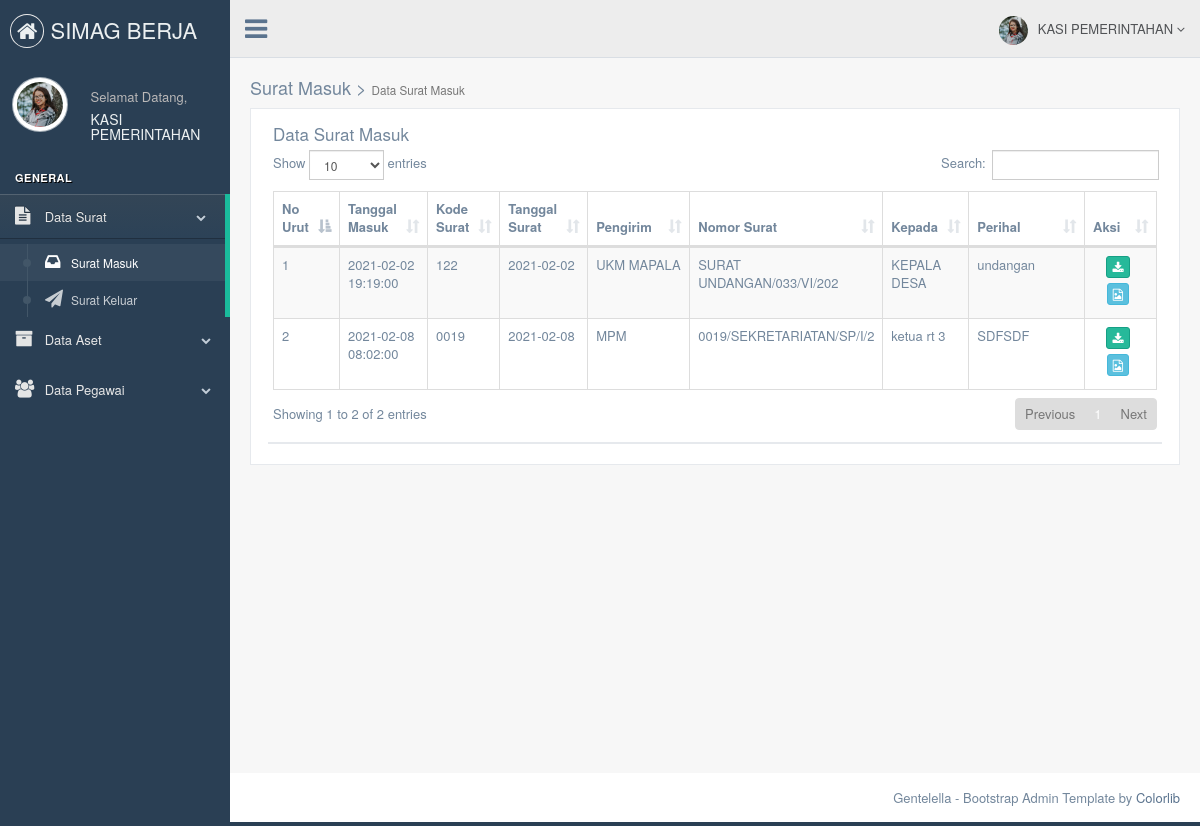
The page /bagian/datasuratmasuk.php (signed in) on the database its author committed.
### tables this page shows
CREATE TABLE `tb_bagian` (
  `id_bagian` int(11) NOT NULL,
  `nama_bagian` varchar(120) NOT NULL,
  `username_admin_bagian` varchar(50) NOT NULL,
  `password_bagian` varchar(50) NOT NULL,
  `nama_lengkap` varchar(70) NOT NULL,
  `tanggal_lahir_bagian` date NOT NULL,
  `alamat` text NOT NULL,
  `nik_bagian` varchar(16) NOT NULL,
  `gambar` varchar(255) NOT NULL
);

CREATE TABLE `tb_suratmasuk` (
  `id_suratmasuk` int(11) NOT NULL,
  `tanggalmasuk_suratmasuk` datetime NOT NULL DEFAULT current_timestamp(),
  `kode_suratmasuk` varchar(10) NOT NULL,
  `nomorurut_suratmasuk` varchar(7) NOT NULL,
  `nomor_suratmasuk` varchar(25) NOT NULL,
  `tanggalsurat_suratmasuk` date NOT NULL,
  `pengirim` varchar(255) NOT NULL,
  `kepada_suratmasuk` varchar(255) NOT NULL,
  `perihal_suratmasuk` text NOT NULL,
  `file_suratmasuk` varchar(255) NOT NULL,
  `operator` varchar(50) NOT NULL,
  `tanggal_entry` datetime NOT NULL DEFAULT current_timestamp(),
  `disposisi1` varchar(50) NOT NULL,
  `tanggal_disposisi1` datetime NOT NULL DEFAULT current_timestamp()
);

### bagian/datasuratmasuk.php (the view, shortened to what this page needs)
<!DOCTYPE html>
<html lang="en">
  <head>
    <link href="../assets/vendors/bootstrap/dist/css/bootstrap.min.css" rel="stylesheet">
    <link href="../assets/vendors/font-awesome/css/font-awesome.min.css" rel="stylesheet">
    <link href="../assets/vendors/nprogress/nprogress.css" rel="stylesheet">
    <link href="../assets/vendors/iCheck/skins/flat/green.css" rel="stylesheet">
    <link href="../assets/vendors/datatables.net-bs/css/dataTables.bootstrap.min.css" rel="stylesheet">
    <link href="../assets/vendors/datatables.net-buttons-bs/css/buttons.bootstrap.min.css" rel="stylesheet">
    <link href="../assets/vendors/datatables.net-fixedheader-bs/css/fixedHeader.bootstrap.min.css" rel="stylesheet">
    <link href="../assets/vendors/datatables.net-responsive-bs/css/responsive.bootstrap.min.css" rel="stylesheet">
    <link href="../assets/vendors/datatables.net-scroller-bs/css/scroller.bootstrap.min.css" rel="stylesheet">
    <link href="../assets/build/css/custom.min.css" rel="stylesheet">
  </head>
  <body class="nav-md">
    <div class="container body">
      <div class="main_container">
        <?php
        include("sidebarmenu.php");
        ?>
        <?php
        include("header.php");
        ?>
        <div class="right_col" role="main">
          <div class="">
            <div class="page-title">
              <div class="title_right">
                <h2>Surat Masuk > <small>Data Surat Masuk</small></h2>
              </div>
            </div>
            <div class="clearfix"></div>
            <div class="row">
              <div class="col-md-12 col-sm-12 col-xs-12">
                <div class="x_panel">
                  <div class="x_title">
                    <h2>Data Surat Masuk</h2>
                              <?php
                              include '../koneksi/koneksi.php';
                              $sql1		= "SELECT * FROM tb_suratmasuk order by	id_suratmasuk asc";
                              $query1  	= mysqli_query($db, $sql1);
                              $total		= mysqli_num_rows($query1);
                              if ($total == 0) {
                                echo"<center><h2>Belum Ada Data Surat Masuk</h2></center>";
                              }
                              else{?>
                    <table id="datatable" class="table table-striped table-bordered">
                      <thead>
                        <tr>
                          <th width="3%">No Urut</th>
                          <th width="10%">Tanggal Masuk</th>
                          <th width="3%">Kode Surat</th>
                          <th width="10%">Tanggal Surat</th>
                          <th width="14%">Pengirim</th>
                          <th width="15%">Nomor Surat</th>
                          <th width="10%">Kepada</th>
                          <th width="25%">Perihal</th>
                          <th width="15%">Aksi</th>
                        </tr>
                      </thead>
                      <tbody>
                            <?php
                            while($data = mysqli_fetch_array($query1)){
                              echo'<tr>
                              <td>	'. $data['nomorurut_suratmasuk'].'  	</td>
                              <td>	'. $data['tanggalmasuk_suratmasuk'].'		</td>
                              <td>	'. $data['kode_suratmasuk'].'	</td>
                              <td>	'. $data['tanggalsurat_suratmasuk'].'	</td>
                              <td>	'. $data['pengirim'].'  		</td>
                              <td>	'. $data['nomor_suratmasuk'].'  		</td>
                              <td>	'. $data['kepada_suratmasuk'].'		</td>
                              <td>  '. $data['perihal_suratmasuk'].'  </td>
                              <td style="text-align:center;">
                              <a href= ../admin/surat_masuk/'.$data['file_suratmasuk'].'><button type="button" title="Unduh File" class="btn btn-success btn-xs"><i class="fa fa-download"></i></button></a>
                              <a href=detail-suratmasuk.php?id_suratmasuk='.$data['id_suratmasuk'].'><button type="button" title="Detail" class="btn btn-info btn-xs"><i class="fa fa-file-image-o"></i></button></a></td>
                              </tr>';
                            }
                            ?>
                      </tbody>
                    </table>
                    <?php } ?>
                  </div>
                  </div>
                </div>
              </div>
            </div>
          </div>
        </div>
        <footer>
          <div class="pull-right">
            Gentelella - Bootstrap Admin Template by <a href="https://colorlib.com">Colorlib</a>
          </div>
          <div class="clearfix"></div>
        </footer>
      </div>
  </body>
</html>

### bagian/sidebarmenu.php (shortened to what this page needs)
<?php
	 include '../koneksi/koneksi.php';
			$sql  		= "SELECT * FROM tb_bagian where id_bagian='".$_SESSION['id']."'";
			$query  	= mysqli_query($db, $sql);
			$data 		= mysqli_fetch_array($query);
      ?>
      <div class="col-md-3 left_col">
        <div class="left_col scroll-view">
          <div class="navbar nav_title" style="border: 0;">
            <a href="index.php" class="site_title"><i class="fa fa-home"></i> <span> SIMAG BERJA</span></a>
          </div>
          <div class="profile clearfix">
            <div class="profile_pic">
              <img src="images/<?php echo $data['gambar']; ?>" height="55" width="55" alt="" class="img-circle profile_img">
            </div>
            <div class="profile_info">
              <span>Selamat Datang,</span>
              <h2><?php echo $_SESSION['nama'];?></h2>
            </div>
          </div>
          <br />
          <div id="sidebar-menu" class="main_menu_side hidden-print main_menu">
            <div class="menu_section">
              <h3>General</h3>
              <ul class="nav side-menu">
                <li><a><i class="fa fa-file-text"></i> Data Surat <span class="fa fa-chevron-down"></span></a>
                  <ul class="nav child_menu">
                    <li><a href="datasuratmasuk.php"><i class="fa  fa-inbox"></i>Surat Masuk</a></li>
                    <li><a href="datasuratkeluar.php"><i class="fa fa-send"></i>Surat Keluar</a></li>
                </ul>
                </li>
                <li><a><i class="fa fa-archive"></i> Data Aset <span class="fa fa-chevron-down"></span></a>
                </li>
                <li><a><i class="fa fa-users"></i> Data Pegawai <span class="fa fa-chevron-down"></span></a>
                  </li>
              </ul>
            </div>
          </div>
        </div>
      </div>

### bagian/header.php (shortened to what this page needs)
<?php
include '../koneksi/koneksi.php';
$sql  		= "SELECT * FROM tb_bagian where id_bagian='".$_SESSION['id']."'";
$query  	= mysqli_query($db, $sql);
$data 		= mysqli_fetch_array($query);
?>
        <div class="top_nav">
          <div class="nav_menu">
            <nav>
              <div class="nav toggle">
                <a id="menu_toggle"><i class="fa fa-bars"></i></a>
              </div>
              <ul class="nav navbar-nav navbar-right">
                <li class="">
                  <a href="javascript:;" class="user-profile dropdown-toggle" data-toggle="dropdown" aria-expanded="false">
                    <img src="images/<?php echo $data['gambar']; ?>" alt=""><?php echo $_SESSION['nama'];?>
                    <span class=" fa fa-angle-down"></span>
                  </a>
                </li>
              </ul>
            </nav>
          </div>
        </div>

### rows shown on the page
tb_bagian: gambar (picture)
tb_suratmasuk: nomorurut_suratmasuk "1", tanggalmasuk_suratmasuk "2021-02-02 19:19:00", kode_suratmasuk "122", tanggalsurat_suratmasuk "2021-02-02", pengirim "UKM MAPALA", nomor_suratmasuk "SURAT UNDANGAN/033/VI/202", kepada_suratmasuk "KEPALA DESA", perihal_suratmasuk "undangan"
tb_suratmasuk: nomorurut_suratmasuk "2", tanggalmasuk_suratmasuk "2021-02-08 08:02:00", kode_suratmasuk "0019", tanggalsurat_suratmasuk "2021-02-08", pengirim "MPM", nomor_suratmasuk "0019/SEKRETARIATAN/SP/I/2", kepada_suratmasuk "ketua rt 3", perihal_suratmasuk "SDFSDF"

### other values the page prints
$_SESSION['nama'] "KASI PEMERINTAHAN"
